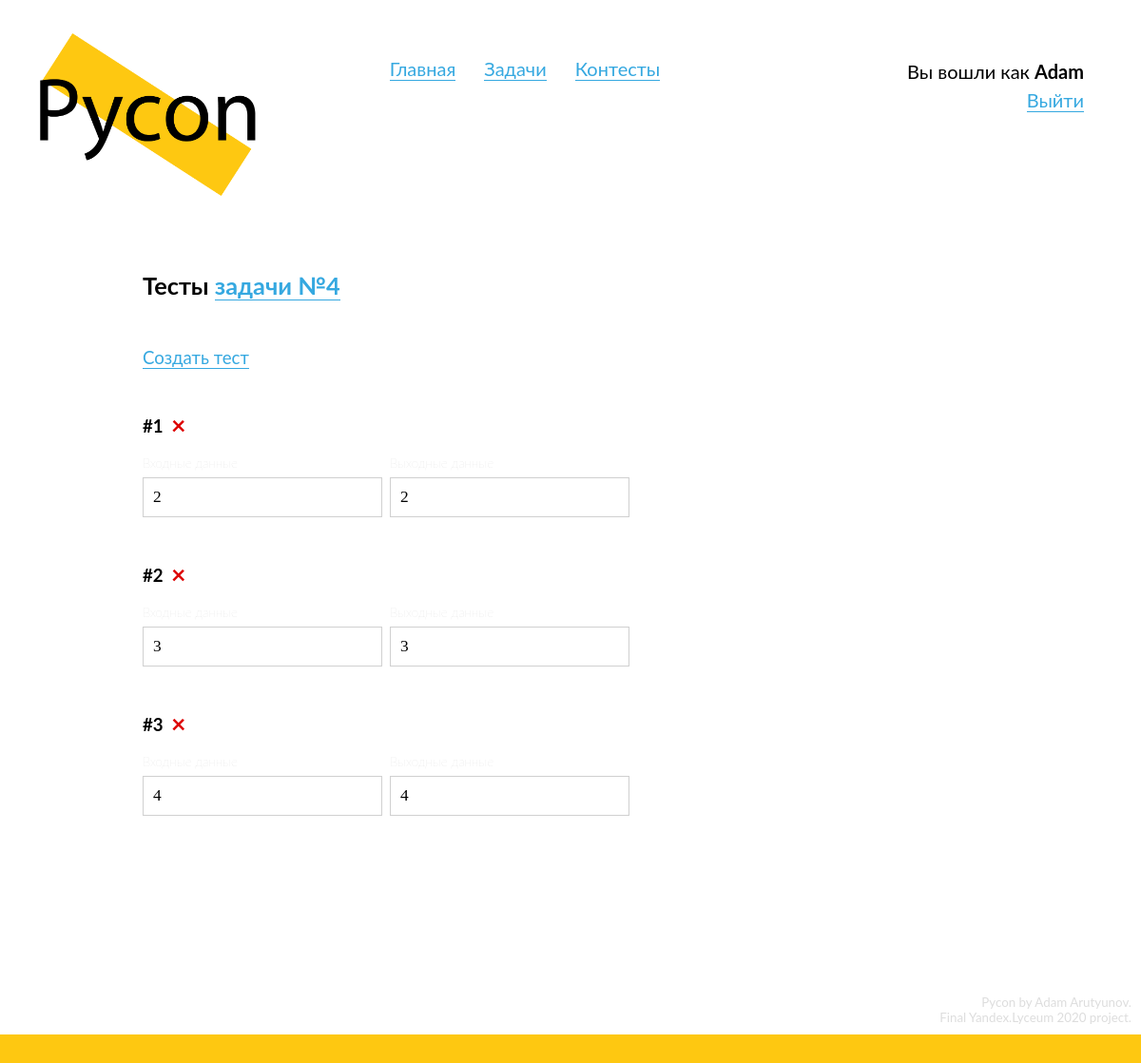
Before: /problems/4/tests (signed in) with the older database file.
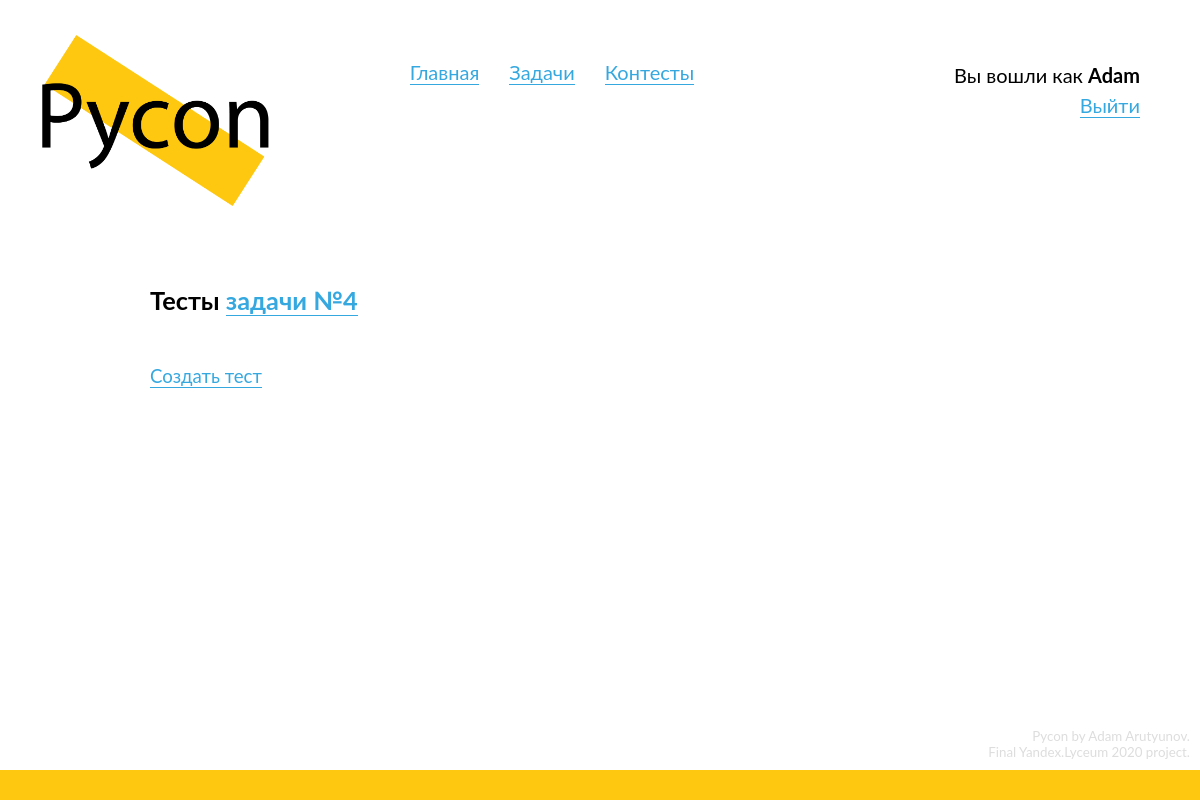
After: the same page with the newer database file.
### data/models/test.py (models this page shows)
class Test(SqlAlchemyBase, SerializerMixin):
    __tablename__ = 'tests'
    id = Column(Integer, primary_key=True, autoincrement=True)
    number = Column(Integer, nullable=False)
    input_data = Column(String, nullable=True)
    output_data = Column(String, nullable=True)
    example = Column(Boolean, nullable=False)
    problem_id = Column(Integer, ForeignKey('problems.id'))
    problem = orm.relation("Problem")

### Pycon.py (the view)
@app.route('/problems/<int:problem_id>/tests')
@login_required
@admin_required
def problem_tests(problem_id):
    session = db_session.create_session()
    problem = session.query(Problem).get(problem_id)
    if not problem:
        abort(404)
    return render_template('problem_tests.html', title=f"Тесты проблемы №{problem_id}",
                           problem=problem)

### Pycon.py (called while the page is built)
def admin_required(func):
    @wraps(func)
    def new_func(*args, **kwargs):
        if current_user.is_admin():
            return func(*args, **kwargs)
        abort(403)
    return new_func

@login_manager.user_loader
def load_user(user_id):
    session = db_session.create_session()
    return session.query(User).get(user_id)

### data/db_session.py (called while the page is built)
def create_session() -> Session:
    global __scoped_session
    return __scoped_session

### data/models/user.py (called while the page is built)
    def is_admin(self):
        if self.role == 1:
            return True
        return False

### templates/problem_tests.html (shortened to what this page needs)
{% extends "base.html" %}
{% block content %}
  <div class="content-header" id="problem-header">
    <h3>
      Тесты <a href="/problems/{{ problem.id }}">задачи №{{ problem.id }}</a>
    </h3>
  </div>
  <div class="content-block">
    <a href="/problems/{{ problem.id }}/create_test">
      Создать тест
    </a>
  </div>
  {% if problem.tests %}
    <div class="content-block" id="tests">
      {% for test in problem.tests %}
        <h4>
          #{{ test.number }}
          <a class="alert-danger delete-test-button" href="/problems/{{ problem.id }}/tests/{{ test.id }}/delete">
            ×
          </a>
        </h4>
        <div class="example">
          <div class="example-input">
            <span class="small-grey-label">
            </span>
            <div class="data-box">
              {{ test.input_data|replace('\n', '<br>')|safe }}
            </div>
          </div>
          <div class="example-output">
            <span class="small-grey-label">
            </span>
            <div class="data-box">
              {{ test.output_data|replace('\n', '<br>')|safe }}
            </div>
          </div>
        </div>
      {% endfor %}
    </div>
  {% endif %}
{% endblock %}

Changed rows visible on the page:
no longer on this page (row edited): Test: number "1", input_data "2", output_data "2"
no longer on this page (row edited): Test: number "2", input_data "3", output_data "3"
no longer on this page (row edited): Test: number "3", input_data "4", output_data "4"
